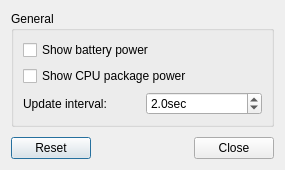
<?xml version="1.0" encoding="UTF-8"?>
<ui version="4.0">
 <class>LXQtPowerConfiguration</class>
 <widget class="QDialog" name="LXQtPowerConfiguration">
  <property name="geometry">
   <rect>
    <x>0</x>
    <y>0</y>
    <width>285</width>
    <height>170</height>
   </rect>
  </property>
  <property name="windowTitle">
   <string>Power Draw Settings</string>
  </property>
  <layout class="QGridLayout" name="gridLayout_2">
   <item row="0" column="0">
    <widget class="QGroupBox" name="generalGB">
     <property name="title">
      <string>General</string>
     </property>
     <layout class="QGridLayout" name="gridLayout">
      <item row="0" column="0" colspan="2">
       <widget class="QCheckBox" name="showBatteryCB">
        <property name="text">
         <string>Show battery power</string>
        </property>
       </widget>
      </item>
      <item row="1" column="0" colspan="2">
       <widget class="QCheckBox" name="showCpuCB">
        <property name="text">
         <string>Show CPU package power</string>
        </property>
       </widget>
      </item>
      <item row="2" column="0">
       <widget class="QLabel" name="label">
        <property name="text">
         <string>Update interval:</string>
        </property>
       </widget>
      </item>
      <item row="2" column="1">
       <widget class="QDoubleSpinBox" name="updateIntervalSpinBox">
        <property name="suffix">
         <string>sec</string>
        </property>
        <property name="decimals">
         <number>1</number>
        </property>
        <property name="minimum">
         <double>0.500000000000000</double>
        </property>
        <property name="maximum">
         <double>60.000000000000000</double>
        </property>
        <property name="singleStep">
         <double>0.500000000000000</double>
        </property>
        <property name="value">
         <double>2.000000000000000</double>
        </property>
       </widget>
      </item>
     </layout>
    </widget>
   </item>
   <item row="1" column="0">
    <spacer name="verticalSpacer">
     <property name="orientation">
      <enum>Qt::Vertical</enum>
     </property>
     <property name="sizeHint" stdset="0">
      <size>
       <width>20</width>
       <height>20</height>
      </size>
     </property>
    </spacer>
   </item>
   <item row="2" column="0">
    <widget class="QDialogButtonBox" name="buttons">
     <property name="orientation">
      <enum>Qt::Horizontal</enum>
     </property>
     <property name="standardButtons">
      <set>QDialogButtonBox::Close|QDialogButtonBox::Reset</set>
     </property>
    </widget>
   </item>
  </layout>
 </widget>
 <resources/>
 <connections/>
</ui>
